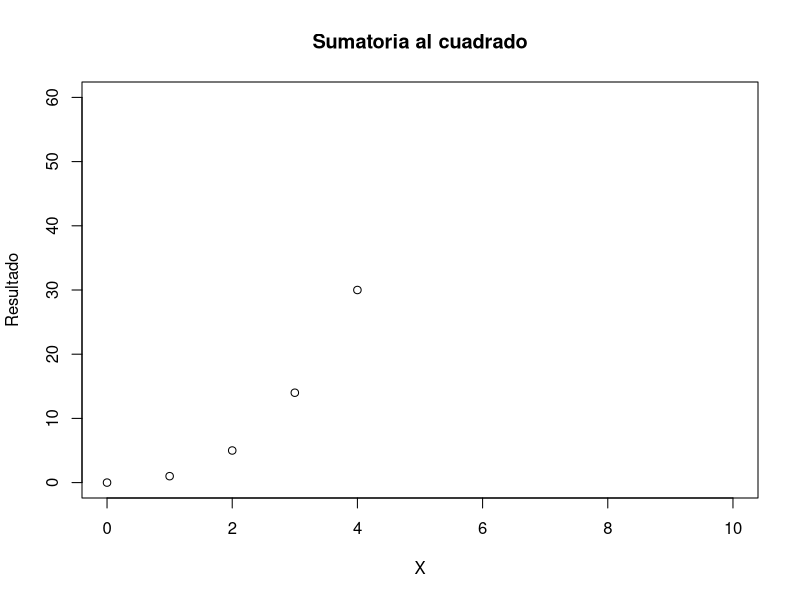

R code for this plot:
sumatoria = function( limite,error){
  
  num=0
  resultado=0
  #####
  plot(x = 1,                 
       xlab = "X", 
       ylab = "Resultado",
       xlim = c(0, 10), 
       ylim = c(0, 60),
       main = "Sumatoria al cuadrado",
       type = "n")
  
  #####
  repeat{
    resultado=resultado+(num^2)
    errorPorc=(error/resultado)*100
    cat ("Resultado:",resultado,"iteraciones",num,"Error relativo porcentual ",errorPorc,"%\n")
    points(x = num, y = resultado)
    

    if(num>=limite)
      break;
    num=num+1
  }
}
sumatoria (4,0.1)